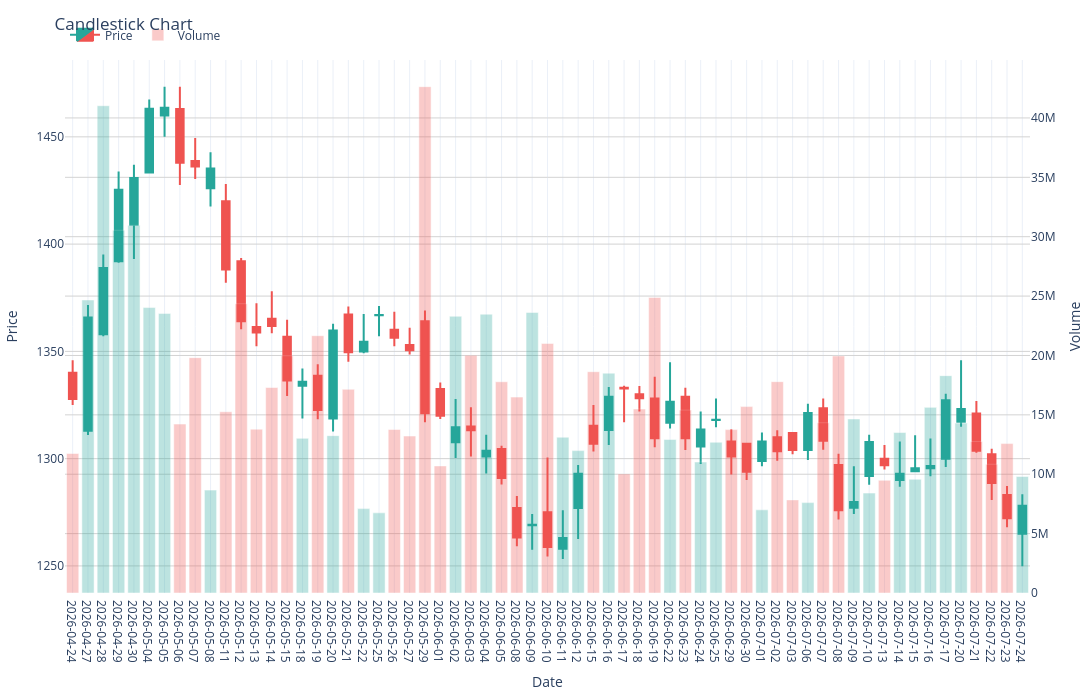

The notebook cell this image was saved under:
### Code cell
plot_candlestick(df, show_volume=True)
